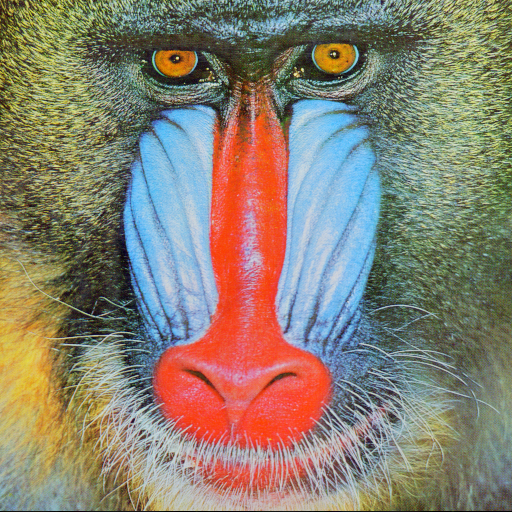
#> input picture pics/baboon.png, 512 x 512 px
$ python rescaleIntensity.py
#> lines starting #> are read from the running program, lines starting #| are printed output that depends on the picture
from skimage import io
from skimage import exposure as ex
from matplotlib import pyplot as plt

img=io.imread('../pics/baboon.png',True)
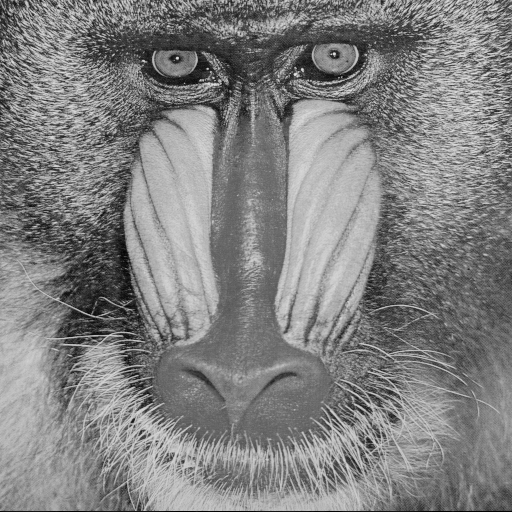
#> img: shape (512, 512) float64; min 0, max 0.912, mean 0.508
f,(ax1, ax2, ax3)=plt.subplots(1,3)
bb1=ex.rescale_intensity(img, in_range=(0,1), out_range=(0,0.25))
io.imsave('../pics/baboonScale1.png', bb1)
hist1,bin_centers1=ex.histogram(bb1)
#> hist1 = 256 values, max 2381 at index 119, min 0 at index 250, mean 1024; bin_centers1 = 256 values from 0.000445 to 0.227
ax1.plot(bin_centers1,hist1,color='gray')
ax1.set_title('0 to 0.25')
bb2=ex.rescale_intensity(img, in_range=(0,1), out_range=(0.35, 0.6))
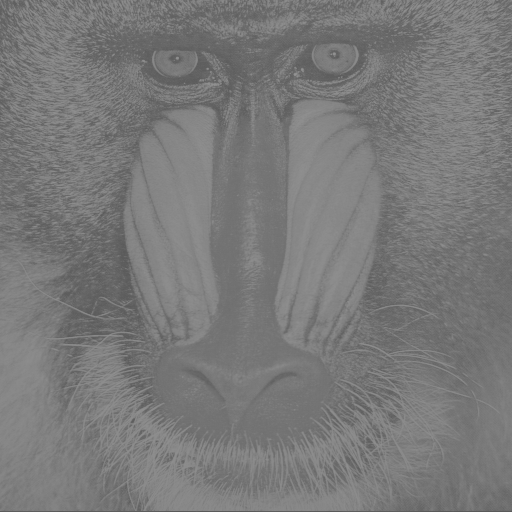
#> bb2: shape (512, 512) float64; min 0.35, max 0.578, mean 0.477
io.imsave('../pics/baboonScale2.png', bb2)
hist2,bin_centers2=ex.histogram(bb2)
#> hist2 has the same summary as hist1; bin_centers2 = 256 values from 0.35 to 0.577
ax2.plot(bin_centers2,hist2,color='gray')
ax2.set_title('0.35 to 0.6')
bb3=ex.rescale_intensity(img, in_range=(0,1), out_range=(0.75, 1))
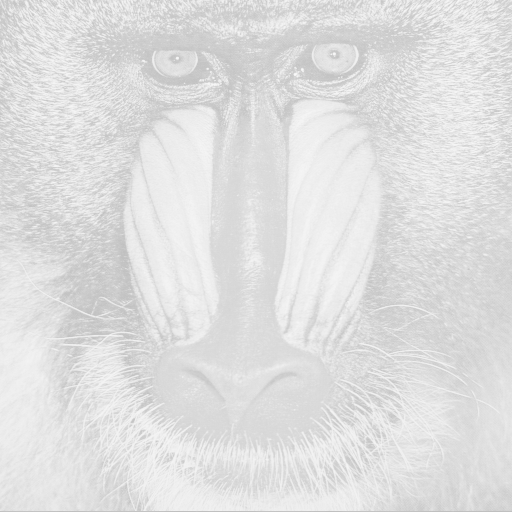
#> bb3: shape (512, 512) float64; min 0.75, max 0.978, mean 0.877
io.imsave('../pics/baboonScale3.png', bb3)
hist3,bin_centers3=ex.histogram(bb3)
#> hist3 has the same summary as hist1; bin_centers3 = 256 values from 0.75 to 0.977
ax3.plot(bin_centers3,hist3,color='gray')
ax3.set_title('0.75 to 1')
plt.show()
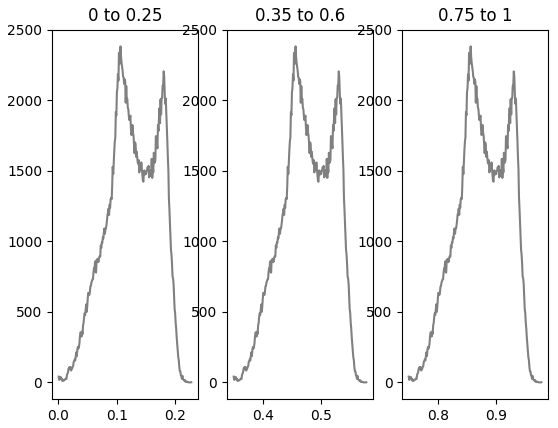
#> figure drawn by matplotlib, 3 panels; panel 1: curve peaks at x = 0.106, y = 2381; panel 2: curve peaks at x = 0.456, y = 2381; panel 3: curve peaks at x = 0.856, y = 2381
